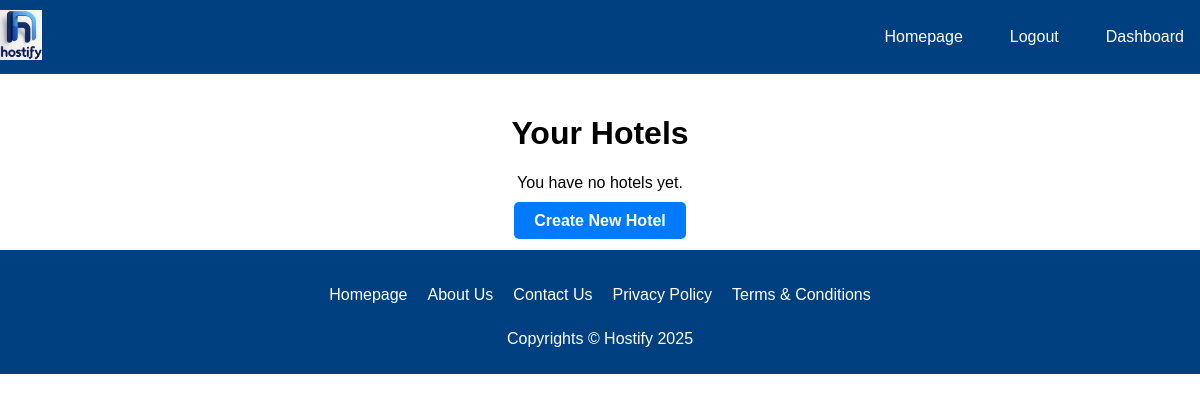
The app's page /hotels/ (signed in), older data.
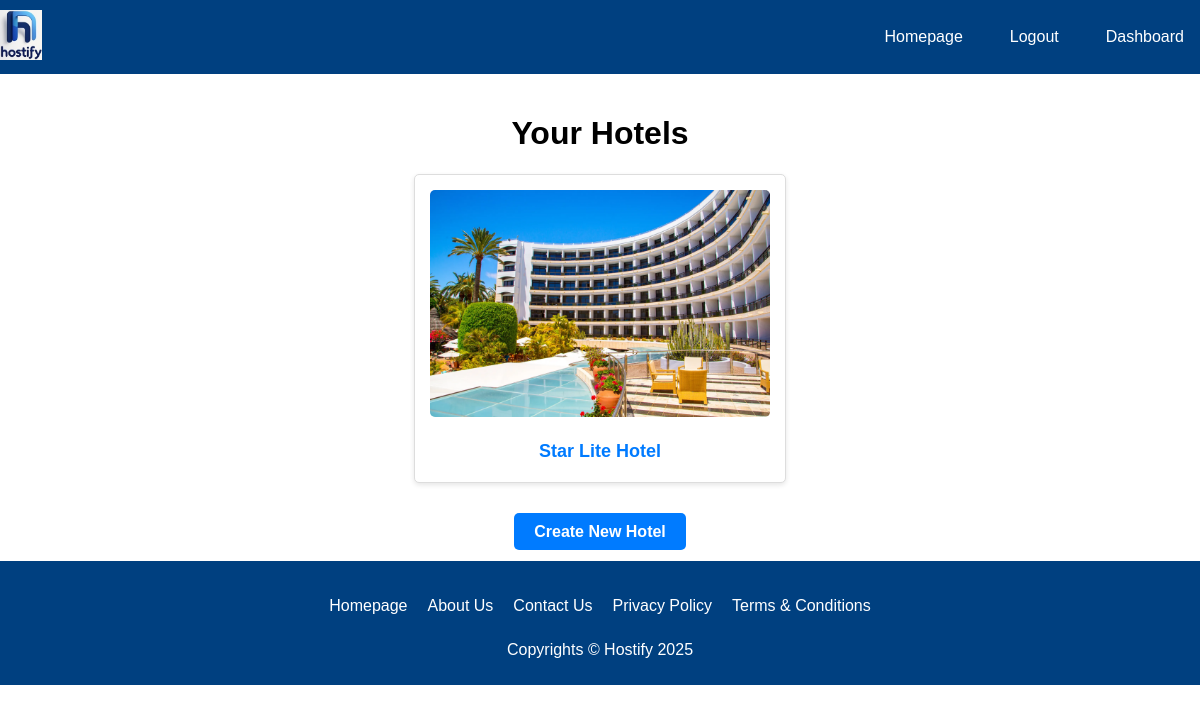
The same page, newer data.
### core/models.py (models this page shows, shortened)
class Hotel(models.Model):
    name = models.CharField(
        max_length=255,
        help_text="Enter the name of the hotel (e.g., Grand Plaza Hotel).")
    address = models.CharField(
        max_length=255,
        help_text="Hotel Address.")
    description = models.TextField(
        help_text="Enter hotel description")
    owner = models.ForeignKey(User, on_delete=models.CASCADE, related_name='owned_hotels')
    photo = models.ImageField(upload_to='hotel_photos/', blank=True, help_text="Upload a photo of your hotel")
    amenities = models.ManyToManyField(Amenity)
    rating = models.DecimalField(max_digits=2, decimal_places=1, null=True, blank=True)
    phone_number = models.CharField(max_length=20, unique=True)
    email = models.EmailField(unique=True)

### core/views.py (the view)
# urls.py: path('hotels/', views.hotel_dashboard, name='hotel_dashboard'),
@login_required
def hotel_dashboard(request):
    if request.user.is_hotel_owner:
        hotels = Hotel.objects.filter(owner=request.user)
        hotel_id = request.GET.get('hotel_id')  # Assuming you have the hotel ID from a form or query string
        return render(request, 'hotels/dashboard.html', {'hotels': hotels, 'hotel_id': hotel_id})
    else:
        return redirect('home')

### templates/hotels/dashboard.html (shortened to what this page needs)
{% extends 'home.html' %}
{% block content %}
  <h1>Your Hotels</h1>
  {% if hotels %}
    <div class="hotel-list">
      {% for hotel in hotels %}
        <div class="hotel-card">
          {% if hotel.photo %}
            <img src="{{ hotel.photo.url }}" alt="{{ hotel.name }}">
          {% else %}
            <p>No images uploaded</p>
          {% endif %}
          <h3><a href="{% url 'hotel_detail' hotel.id %}">{{ hotel.name }}</a></h3>
        </div>
      {% endfor %}
    </div>
  {% else %}
    <p>You have no hotels yet.</p>
  {% endif %}
  <div class="action-bar">
    <a href="{% url 'create_hotel' %}" class="create-button">Create New Hotel</a>
  </div>
{% endblock %}

Row changes from the older to the newer data that the page shows:
added Hotel: photo (picture), name "Star Lite Hotel"
Text that changed along with them:
text no longer shown: "You have no hotels yet."
